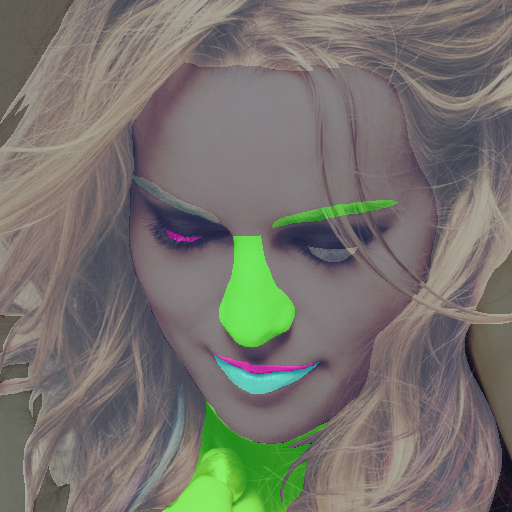
#> input picture dataset/celebamask_hq/label_vis/1174_labeledimg.png, 512 x 512 px, given as the content of the folder /cv_demo_fun_data/CelebAMask-HQ/CelebA-HQ-img, which was not available
$ python prepare.py
#> lines starting #> are read from the running program, lines starting #| are printed output that depends on the picture
import os
from imutils import paths
import random
from PIL import Image
from pathlib import Path
from matplotlib import pyplot as plt
import numpy as np
from tqdm import tqdm
import json

# the larger id could cover the smaller id in label image, so that the label order is meaningful
labels = [\
    'hair',
    'hat',
    'ear_r', # earing, earing id is smaller than skin, means skin will cover earing in label
    'skin',
    'l_brow', # left eyebrow, eyebrow id is larger means eyebrow will prodiect even if covered by hair/hat
    'r_brow', # right eyebrow
    'l_eye', # left eye
    'r_eye', # right eye
    'eye_g', # eyeglass
    'nose',
    'u_lip', # upperlip
    'l_lip', # lowerlip
    'mouth',
    'cloth',
    'neck',
    'neck_l', # necklace
    'l_ear', # left ear
    'r_ear', # right ear
]

# +1 is for reserved background class
label2id = {label: i+1 for i, label in enumerate(labels)}
id2label = {i+1: label for i, label in enumerate(labels)}

def dump_json_files():
    # Saving the dictionary to a JSON file
    with open('dataset/celebamask_hq/label2id.json', 'w') as file:
        json.dump(label2id, file, indent=4)

    with open('dataset/celebamask_hq/id2label.json', 'w') as file:
        json.dump(id2label, file, indent=4)

num_classes = len(labels)

dataset_dir = '/cv_demo_fun_data/CelebAMask-HQ'
images_dir = Path(dataset_dir) / 'CelebA-HQ-img'
annotations_dir = Path(dataset_dir) / 'CelebAMask-HQ-mask-anno'
images_path = [x for x in paths.list_images(images_dir)]
annotations_path = [x for x in paths.list_images(annotations_dir)]

def get_id(image_path):
    id = image_path.split(os.path.sep)[-1].split('.')[0]
    return id

def find_annotation_path(id):
    paths = []
    for path in annotations_path:
        filename = path.split(os.path.sep)[-1].split('.')[0]
        if filename.split('_')[0] == id.zfill(5): # fill with leading zeros if necessary
            paths.append(path)
    return paths

def get_anno_attribute(anno_image_path):
    filename = anno_image_path.split(os.path.sep)[-1].split('.')[0]
    return '_'.join(filename.split('_')[1:])
    # return anno_image_path.split(os.path.sep)[-1].split('.')[0].replace(f'{id}_', '')

def list_anno_attributes(id):
    paths = find_annotation_path(id)
    return [get_anno_attribute(path) for path in paths]

def color_palette():
    """Color palette that maps each class to RGB values.

    This one is actually taken from ADE20k.
    """
    return [[120, 120, 120], [180, 120, 120], [6, 230, 230], [80, 50, 50],
            [4, 200, 3], [120, 120, 80], [140, 140, 140], [204, 5, 255],
            [230, 230, 230], [4, 250, 7], [224, 5, 255], [235, 255, 7],
            [150, 5, 61], [120, 120, 70], [8, 255, 51], [255, 6, 82],
            [143, 255, 140], [204, 255, 4], [255, 51, 7], [204, 70, 3],
            [0, 102, 200], [61, 230, 250], [255, 6, 51], [11, 102, 255],
            [255, 7, 71], [255, 9, 224], [9, 7, 230], [220, 220, 220],
            [255, 9, 92], [112, 9, 255], [8, 255, 214], [7, 255, 224],
            [255, 184, 6], [10, 255, 71], [255, 41, 10], [7, 255, 255],
            [224, 255, 8], [102, 8, 255], [255, 61, 6], [255, 194, 7],
            [255, 122, 8], [0, 255, 20], [255, 8, 41], [255, 5, 153],
            [6, 51, 255], [235, 12, 255], [160, 150, 20], [0, 163, 255],
            [140, 140, 140], [250, 10, 15], [20, 255, 0], [31, 255, 0],
            [255, 31, 0], [255, 224, 0], [153, 255, 0], [0, 0, 255],
            [255, 71, 0], [0, 235, 255], [0, 173, 255], [31, 0, 255],
            [11, 200, 200], [255, 82, 0], [0, 255, 245], [0, 61, 255],
            [0, 255, 112], [0, 255, 133], [255, 0, 0], [255, 163, 0],
            [255, 102, 0], [194, 255, 0], [0, 143, 255], [51, 255, 0],
            [0, 82, 255], [0, 255, 41], [0, 255, 173], [10, 0, 255],
            [173, 255, 0], [0, 255, 153], [255, 92, 0], [255, 0, 255],
            [255, 0, 245], [255, 0, 102], [255, 173, 0], [255, 0, 20],
            [255, 184, 184], [0, 31, 255], [0, 255, 61], [0, 71, 255],
            [255, 0, 204], [0, 255, 194], [0, 255, 82], [0, 10, 255],
            [0, 112, 255], [51, 0, 255], [0, 194, 255], [0, 122, 255],
            [0, 255, 163], [255, 153, 0], [0, 255, 10], [255, 112, 0],
            [143, 255, 0], [82, 0, 255], [163, 255, 0], [255, 235, 0],
            [8, 184, 170], [133, 0, 255], [0, 255, 92], [184, 0, 255],
            [255, 0, 31], [0, 184, 255], [0, 214, 255], [255, 0, 112],
            [92, 255, 0], [0, 224, 255], [112, 224, 255], [70, 184, 160],
            [163, 0, 255], [153, 0, 255], [71, 255, 0], [255, 0, 163],
            [255, 204, 0], [255, 0, 143], [0, 255, 235], [133, 255, 0],
            [255, 0, 235], [245, 0, 255], [255, 0, 122], [255, 245, 0],
            [10, 190, 212], [214, 255, 0], [0, 204, 255], [20, 0, 255],
            [255, 255, 0], [0, 153, 255], [0, 41, 255], [0, 255, 204],
            [41, 0, 255], [41, 255, 0], [173, 0, 255], [0, 245, 255],
            [71, 0, 255], [122, 0, 255], [0, 255, 184], [0, 92, 255],
            [184, 255, 0], [0, 133, 255], [255, 214, 0], [25, 194, 194],
            [102, 255, 0], [92, 0, 255]]

palette = color_palette()

import numpy as np

for idx, image_path in enumerate(tqdm(images_path)):
    image = Image.open(image_path).resize((512, 512))
#> image is the input picture: PIL image 512x512 RGB; mean R, G, B 118.1, 115.3, 108.6
    id = get_id(image_path)
    annotation_images_path = find_annotation_path(id)

    # create a single channel image with size of 512x512
    segmentation_map = np.zeros((512, 512), dtype=np.uint8)
    annotation_images_path.sort(key=lambda x: label2id.get(get_anno_attribute(x)))
    for path in annotation_images_path:
        attribute = get_anno_attribute(path)
        label_id = label2id[attribute]

        # open as single channel image
        anno = Image.open(path).convert('L')
        # set the non-zero values to 1
        anno = np.array(anno)
        segmentation_map[anno > 0] = label_id
        Image.fromarray(segmentation_map).save(f'dataset/celebamask_hq/label/{id}_label.png')

    if idx < 20:
        color_segmentation_map = np.zeros((segmentation_map.shape[0], segmentation_map.shape[1], 3), dtype=np.uint8) # height, width, 3
        for label, color in enumerate(palette):
            color_segmentation_map[segmentation_map - 1 == label, :] = color
        # Convert to BGR
        ground_truth_color_seg = color_segmentation_map[..., ::-1]

        img = np.array(image) * 0.5 + ground_truth_color_seg * 0.5
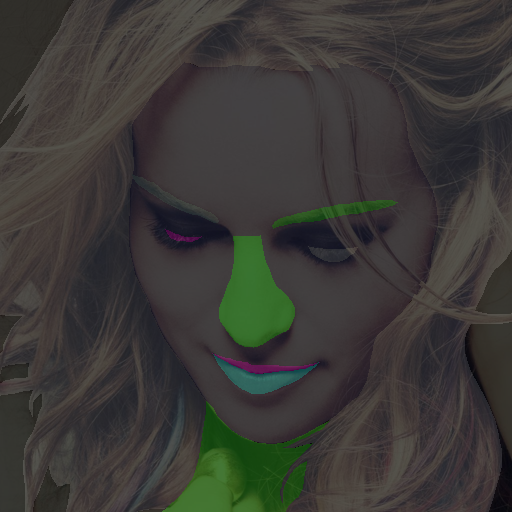
#> img: shape (512, 512, 3) float64; mean R, G, B 59.1, 57.6, 54.3
        img = img.astype(np.uint8)

        Image.fromarray(img).save(f'dataset/celebamask_hq/label_vis/{id}_labeledimg.png')
        Image.fromarray(segmentation_map*10).save(f'dataset/celebamask_hq/label_vis/{id}_label.png')

$ run again, on dataset/celebamask_hq/label_vis/17094_labeledimg.png
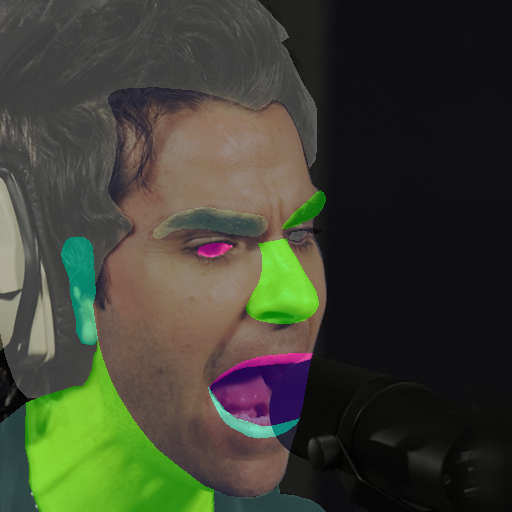
#> input picture dataset/celebamask_hq/label_vis/17094_labeledimg.png, 512 x 512 px, given as the content of the folder /cv_demo_fun_data/CelebAMask-HQ/CelebA-HQ-img, which was not available
#> image is the input picture: PIL image 512x512 RGB; mean R, G, B 62, 64.6, 50.7
#> `img = np.array(image) * 0.5 + ground_truth_color_seg * 0.5`:
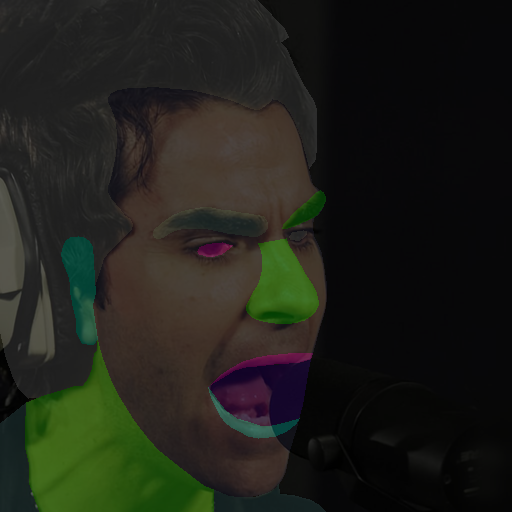
#> img: shape (512, 512, 3) float64; mean R, G, B 31, 32.3, 25.3

$ run again, on dataset/celebamask_hq/label_vis/17300_labeledimg.png
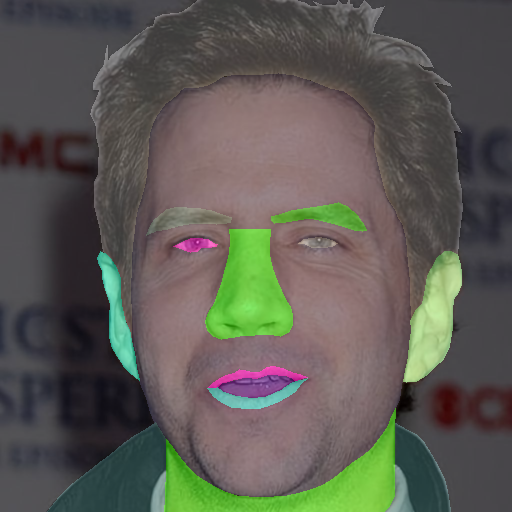
#> input picture dataset/celebamask_hq/label_vis/17300_labeledimg.png, 512 x 512 px, given as the content of the folder /cv_demo_fun_data/CelebAMask-HQ/CelebA-HQ-img, which was not available
#> image is the input picture: PIL image 512x512 RGB; mean R, G, B 92.2, 90.5, 83.3
#> `img = np.array(image) * 0.5 + ground_truth_color_seg * 0.5`:
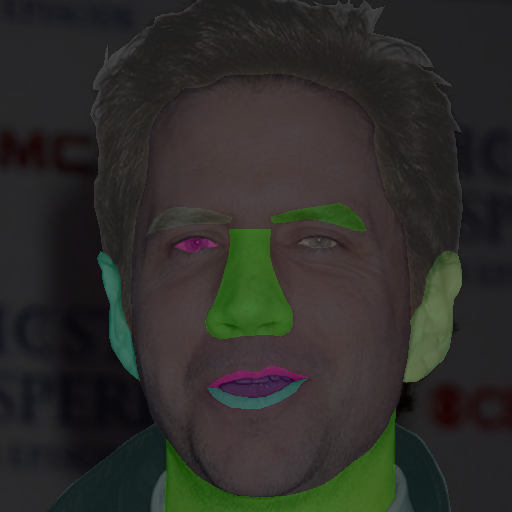
#> img: shape (512, 512, 3) float64; mean R, G, B 46.1, 45.2, 41.7

$ run again, on dataset/celebamask_hq/label_vis/17389_labeledimg.png
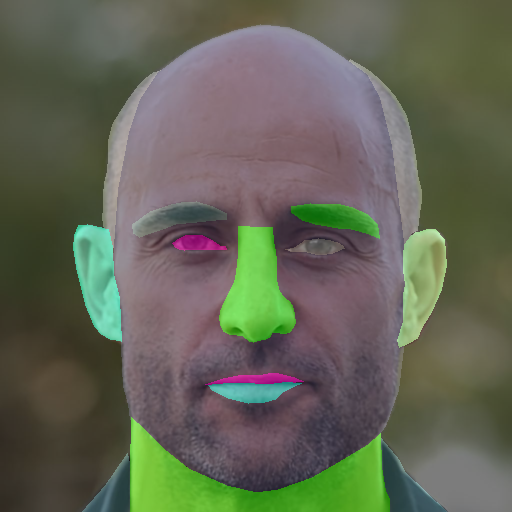
#> input picture dataset/celebamask_hq/label_vis/17389_labeledimg.png, 512 x 512 px, given as the content of the folder /cv_demo_fun_data/CelebAMask-HQ/CelebA-HQ-img, which was not available
#> image is the input picture: PIL image 512x512 RGB; mean R, G, B 99, 101.4, 85.9
#> `img = np.array(image) * 0.5 + ground_truth_color_seg * 0.5`:
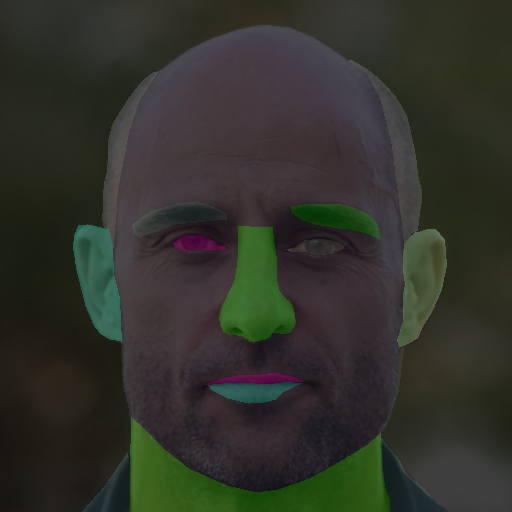
#> img: shape (512, 512, 3) float64; mean R, G, B 49.5, 50.7, 42.9
